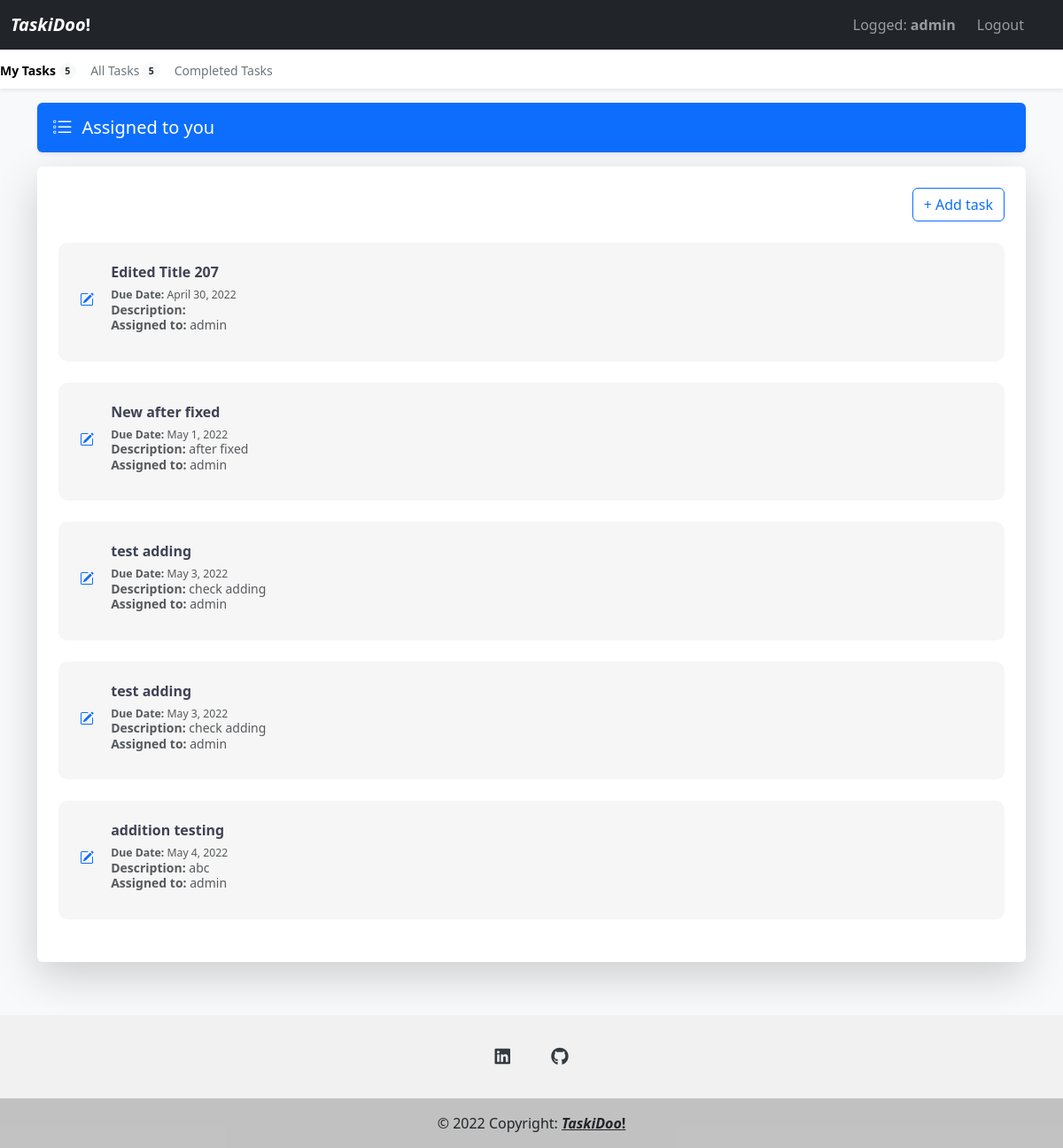
/tasks/ (signed in), run on an earlier commit of the app's database.
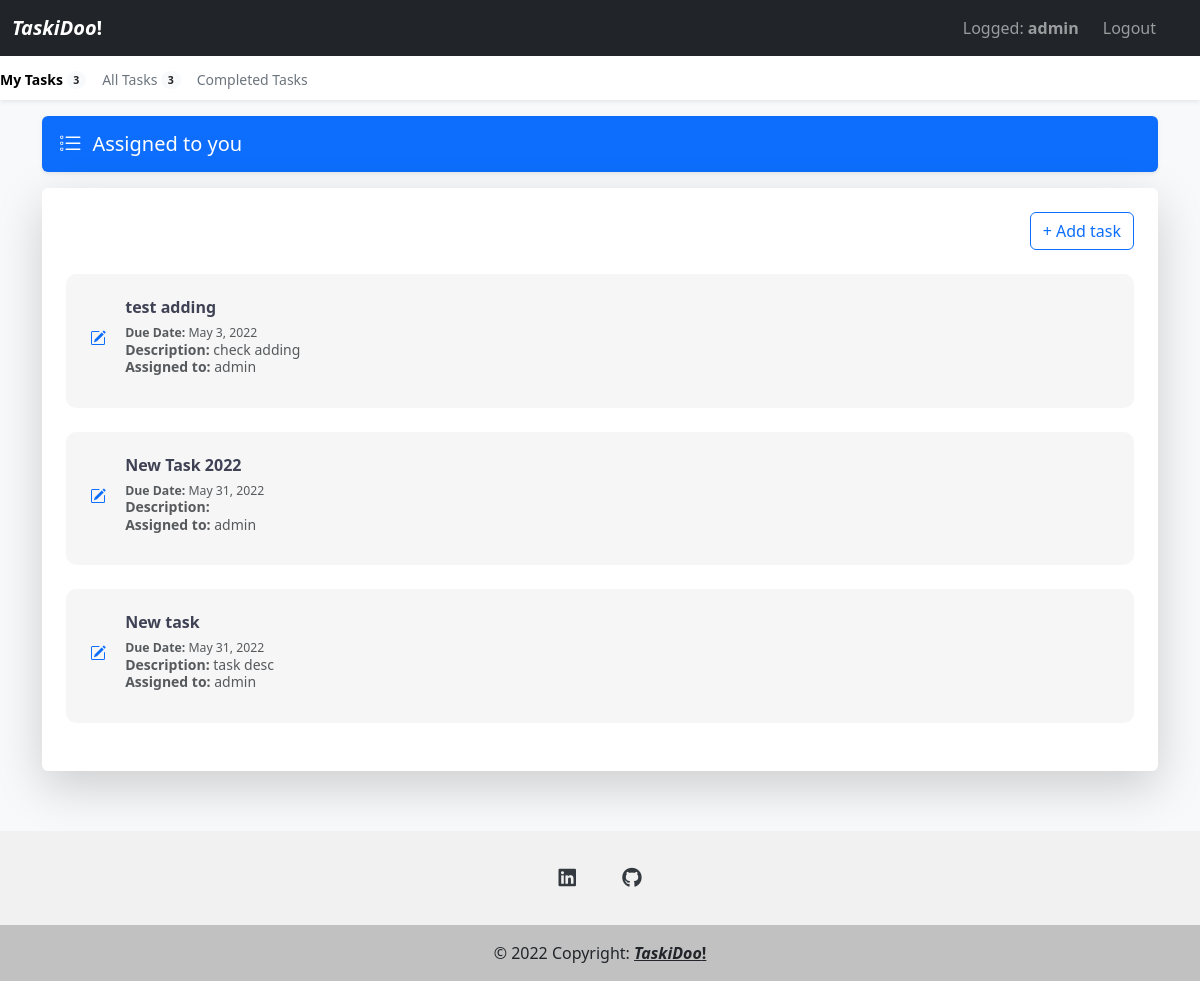
And on a later commit of the database.
### todo_apps/models.py (models this page shows, shortened)
class Task(models.Model):
    text_title = models.CharField(max_length=200)
    text_desc = models.TextField(max_length=10000, blank=True, null=True,)
    date_added = models.DateTimeField(auto_now_add=True)
    owner = models.ForeignKey(User, on_delete=models.CASCADE)
    comment = models.TextField(max_length=10000, blank=True, null=True)
    date_due = models.DateField()
    status = models.BooleanField(default=False)
    project = models.ForeignKey(Project, on_delete=models.CASCADE, blank=True, null=True)

### todo_apps/views.py (the view)
# urls.py: path('tasks/', views.tasks, name='tasks'),
@login_required
def tasks(request):
    tasks = Task.objects.filter(project = Project.objects.get(assigned_users=request.user), owner=request.user, status=False).order_by('date_due') #display tasks that are assigned to the same project as the user
    all_tasks = Task.objects.filter(project = Project.objects.get(assigned_users=request.user), status=False)
    if request.method != 'POST':
        form = TaskForm()
    else:
        form = TaskForm(request.POST)
        if form.is_valid():
            form.save()
            return redirect('todo_apps:tasks')
    context = {'tasks': tasks, 'all_tasks': all_tasks}
    return render(request, 'todo_apps/tasks.html', context)

### todo_apps/templates/todo_apps/tasks.html (shortened to what this page needs)
{% extends "todo_apps/base.html" %}
{% block content %}
<main class="container formBg mb-4">
    <div class="d-flex align-items-center p-3 my-3 text-white bg-purple rounded shadow-sm">
        <div class="lh-1">
            <h1 class="h5 mb-0 text-white lh-1">Assigned to you</h1>
        </div>
    </div>
    <div class="mt-3 mb-5 p-4 bg-body rounded shadow-lg">
        <div class="d-block text-end mb-4">
            <button class="myBtn btn btn-outline-primary" hx-get="{% url 'todo_apps:new_task' %}" hx-target="#dialog">+ Add task</button>
        </div>
        {% for task in tasks %}
            <div class="d-flex mb-4 p-4 task-content">
                <a class="myBtn d-block text-decoration-none" hx-trigger="click" hx-get="{% url 'todo_apps:edit_task' task.id %}" hx-target="#dialog">
                </a>
            <p class="pb-2 mb-0 small text-muted lh-sm" hx-trigger="click" hx-get="{% url 'todo_apps:edit_task' task.id %}" hx-target="#dialog">
                <a class="myBtn d-block text-decoration-none task-item task-content-h h6"><strong>{{ task.text_title }}</strong></a>
                <small><strong>Due Date:</strong> {{ task.date_due }}</small></br>
                <strong>Description:</strong> {{ task.text_desc }}</br>
                <strong>Assigned to:</strong> {{ task.owner }}
            </p>
            </div>
        {% empty %}
            <p>No tasks added!</p>
        {% endfor %}
    </div>
</main>
{% endblock content %}

### todo_apps/templates/todo_apps/base.html (shortened to what this page needs)
{% load bootstrap5 %}
{% load static %}
{% bootstrap_css %}
<!doctype html>
<html lang="en">
  <head>
    <link rel="stylesheet" href="{% static 'css/style.css' %}">
    <link rel="stylesheet" href="https://cdnjs.cloudflare.com/ajax/libs/font-awesome/6.0.0/css/all.min.css">
  </head>
  {% if user.is_authenticated %}
  <body class="bg-light">
        <nav class="navbar navbar-expand-lg fixed-top navbar-dark bg-dark" style="z-index:4;">
        <div class="container-fluid">
            <a class="navbar-brand" href="{% url 'todo_apps:index' %}"><i><b>TaskiDoo</i>!</b></a>
            <div class="navbar-collapse" id="navbarsExampleDefault">
            <ul class="navbar-nav me-auto mb-2 mb-lg-0">
                <li class="nav-item">
                  <a class="nav-link"></a>
                  </li>
            </ul>
            <ul class="navbar-nav me-0 mb-5 mb-lg-0">
            {% if user.is_authenticated %}
            <li class="nav-item me-2">
            <a class="nav-link" href="{% url 'users:profile' %}">Logged: <b>{{ user.username }}</b></a>
            </li>
            <li class="nav-item me-4">
                <a class="nav-link" href="{% url 'users:logout' %}">Logout</a>
            </li>
            {% endif %}
            </div>
        </div>
        </nav>
        <div class="nav-scroller bg-body shadow-sm">
        <nav class="nav nav-underline">
            <a class="nav-link" id="my_tasks"  href="{% url 'todo_apps:tasks' %}">
              My Tasks
            <span class="badge bg-light text-dark rounded-pill align-text-bottom">{{ tasks.count }}</span>
            </a>
            <a class="nav-link" id="all_tasks" href="{% url 'todo_apps:all_tasks' %}">
              All Tasks
            <span class="badge bg-light text-dark rounded-pill align-text-bottom">{{ all_tasks.count}}</span>
            </a>
            <a class="nav-link" id="completed_tasks" href="{% url 'todo_apps:completed_tasks' %}">Completed Tasks</a>
        </nav>
        </div>
{% endif %}
{% block content %} {% endblock content %}
<footer class="footer text-center text-white">
  <div class="container pt-4">
    <section class="mb-4">
      <a
        class="btn btn-link btn-floating btn-lg m-1 social-icon"
        href="https://www.linkedin.com/in/tomasz-kaczmarczyk-4235a31a4/"
        role="button"
        ><i class="fab fa-linkedin"></i
      ></a>
      <a
        class="btn btn-link btn-floating btn-lg m-1 social-icon"
        href="https://github.com/TKdev96"
        role="button"
        ><i class="fab fa-github"></i
      ></a>
    </section>
  </div>
  <div class="text-center text-dark p-3 footer-text">
    © 2022 Copyright:
    <a class="text-dark" href="#"><b><i>TaskiDoo</i>!</b></a>
  </div>
</footer>
  </body>
</html>

What changed in the data, as far as the page shows it:
no longer on this page (row edited): Task: text_title "Edited Title 207", date_due "April 30, 2022", owner "admin"
removed Task: text_title "New after fixed", date_due "May 1, 2022", text_desc "after fixed", owner "admin"
no longer on this page (row edited): Task: text_title "test adding", date_due "May 3, 2022", text_desc "check adding", owner "admin"
removed Task: text_title "addition testing", date_due "May 4, 2022", text_desc "abc", owner "admin"
added Task: text_title "New Task 2022", date_due "May 31, 2022", owner "admin"
added Task: text_title "New task", date_due "May 31, 2022", text_desc "task desc", owner "admin"
Also different on the page:
{{ tasks.count }}: "5" → "3"
{{ all_tasks.count }}: "5" → "3"
